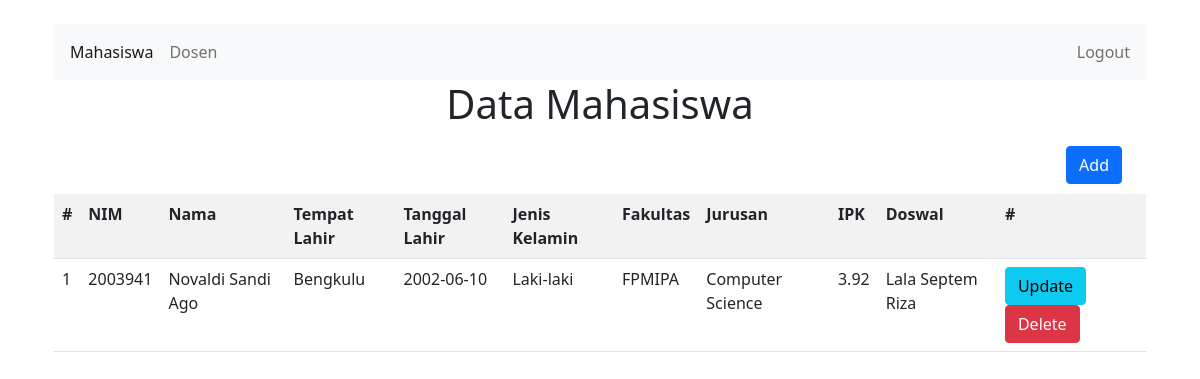
The app's page /index.php (signed in) with its own data.
### tables this page shows
CREATE TABLE `mahasiswa` (
  `id` int(11) NOT NULL,
  `nim` char(7) NOT NULL,
  `nama` varchar(100) NOT NULL,
  `tempat_lahir` varchar(50) NOT NULL,
  `tanggal_lahir` date NOT NULL,
  `jenis_kelamin` varchar(50) NOT NULL,
  `ipk` decimal(3,2) NOT NULL,
  `fakultas` varchar(50) NOT NULL,
  `jurusan` varchar(50) NOT NULL,
  `dosen_id` int(11) NOT NULL
);

CREATE TABLE `dosen` (
  `id` int(11) NOT NULL,
  `nim` char(7) NOT NULL,
  `nama` varchar(100) NOT NULL,
  `tempat_lahir` varchar(50) NOT NULL,
  `tanggal_lahir` date NOT NULL,
  `jenis_kelamin` varchar(50) NOT NULL,
  `fakultas` varchar(50) NOT NULL,
  `jurusan` varchar(50) NOT NULL
);

### functions.php (called while the page is built, shortened)
<?php
$conn = mysqli_connect("localhost", "root", "", "db_universitas");
function select($query)
{
    global $conn;
    $result = mysqli_query($conn, $query);
    $rows = [];
    while ($row = mysqli_fetch_assoc($result)) $rows[] = $row;
    return $rows;
}

### index.php (the view, shortened to what this page needs)
<?php
require 'functions.php';
$data = select("SELECT mahasiswa.*, dosen.nama as dosen FROM mahasiswa INNER JOIN dosen ON mahasiswa.dosen_id=dosen.id ORDER BY mahasiswa.id ASC");
?>
<!DOCTYPE html>
<html lang="en">
<head>
    <link href="https://cdn.jsdelivr.net/npm/bootstrap@5.1.3/dist/css/bootstrap.min.css" rel="stylesheet">
</head>
<body>
    <div class="container p-4">
        <nav class="navbar navbar-expand-lg navbar-light bg-light px-2">
            <div class="collapse navbar-collapse d-flex justify-content-between" id="navbarNav">
                <ul class="navbar-nav">
                    <li class="nav-item">
                        <a class="nav-link active" href="index.php">Mahasiswa</a>
                    </li>
                    <li class="nav-item">
                        <a class="nav-link" href="dosen.php">Dosen</a>
                    </li>
                </ul>
                <ul class="navbar-nav">
                    <li class="nav-item">
                        <a class="nav-link" href="logout.php">Logout</a>
                    </li>
                </ul>
            </div>
        </nav>
        <h1 class="text-center">Data Mahasiswa</h1>
        <a href="createUpdateMahasiswa.php" class="addButtonArea float-end position-relative me-4" style="margin-top: 10px; margin-bottom: 10px; z-index: 10;">
            <button type="button" class="btn btn-primary">Add</button>
        </a>
        <table class="table table-striped">
            <tr>
                <th>#</th>
                <th>NIM</th>
                <th>Nama</th>
                <th>Tempat Lahir</th>
                <th>Tanggal Lahir</th>
                <th>Jenis Kelamin</th>
                <th>Fakultas</th>
                <th>Jurusan</th>
                <th>IPK</th>
                <th>Doswal</th>
                <th>#</th>
            </tr>
            <?php $no = 1;
            foreach ($data as $row) : ?>
                <tr>
                    <td><?= $no++; ?></td>
                    <td><?= $row["nim"]; ?></td>
                    <td><?= $row["nama"]; ?></td>
                    <td><?= $row["tempat_lahir"]; ?></td>
                    <td><?= $row["tanggal_lahir"]; ?></td>
                    <td><?= $row["jenis_kelamin"]; ?></td>
                    <td><?= $row["fakultas"]; ?></td>
                    <td><?= $row["jurusan"]; ?></td>
                    <td><?= $row["ipk"]; ?></td>
                    <td><?= $row["dosen"]; ?></td>
                    <td>
                        <a href="createUpdateMahasiswa.php?id=<?= $row['id']; ?>" class="addButtonArea">
                            <button type="button" class="btn btn-info">Update</button>
                        </a>
                        <a href="delete.php?id=<?= $row['id']; ?>&table=mahasiswa" class="addButtonArea">
                            <button type="button" class="btn btn-danger">Delete</button>
                        </a>
                    </td>
                </tr>
            <?php endforeach; ?>
        </table>
    </div>
</body>
</html>

### records on screen
mahasiswa: nim "2003941", nama "Novaldi Sandi Ago", tempat_lahir "Bengkulu", tanggal_lahir "2002-06-10", jenis_kelamin "Laki-laki", fakultas "FPMIPA", jurusan "Computer Science", ipk "3.92", dosen.nama "Lala Septem Riza"
